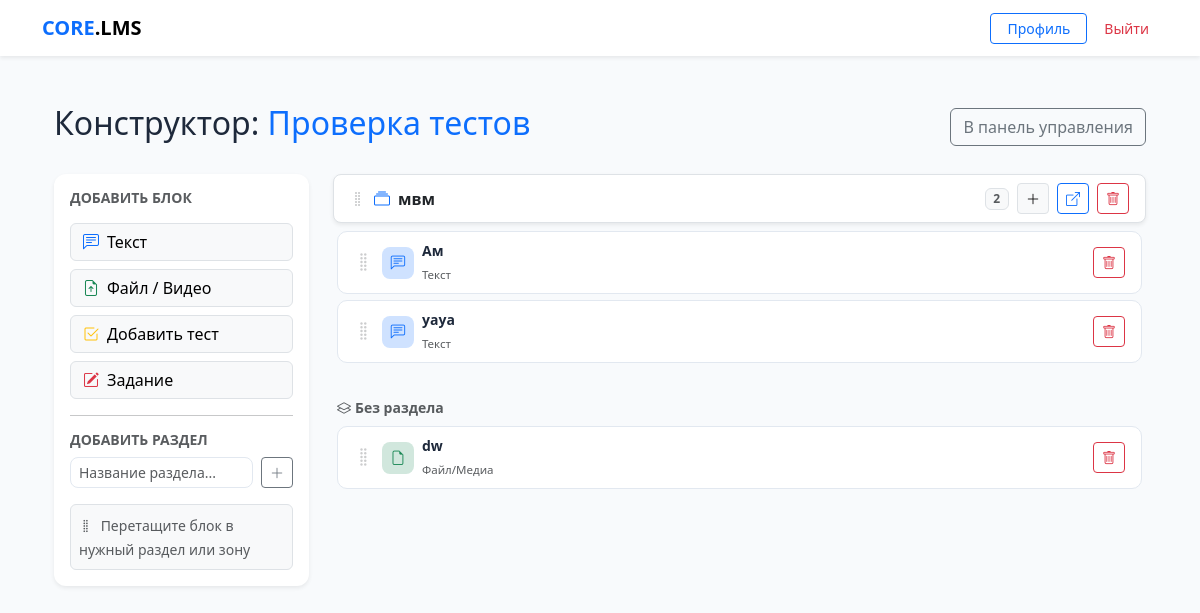
The page /course/builder/3/ (signed in) on the database as committed earlier.
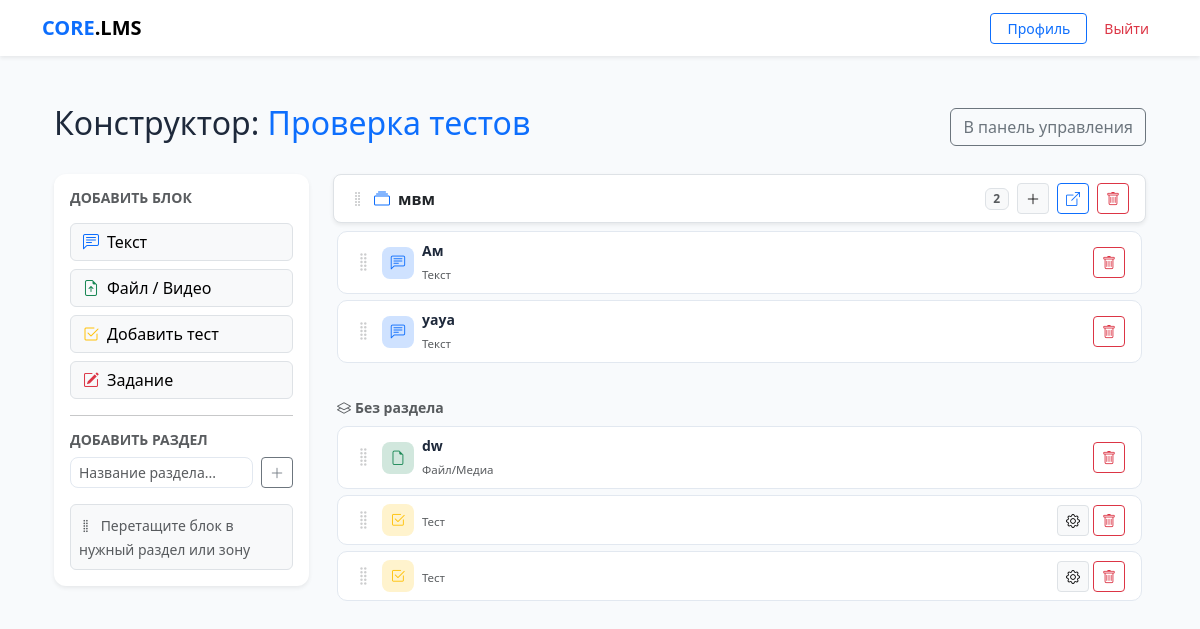
The same page on the database as committed later.
### core/models.py (models this page shows, shortened)
class Section(models.Model):
    course = models.ForeignKey(Course, on_delete=models.CASCADE, related_name='sections')
    title = models.CharField(max_length=255)
    order = models.PositiveIntegerField(default=0)
    class Meta:
        ordering = ['order', 'id']

class ContentBlock(models.Model):
    BLOCK_TYPES = (
        ('text', 'Текст'),
        ('file', 'Файл/Медиа'),
        ('quiz', 'Тест'),
        ('assignment', 'Задание'),
    )
    course = models.ForeignKey(Course, on_delete=models.CASCADE, related_name='blocks')
    section = models.ForeignKey('Section', on_delete=models.SET_NULL,
                                null=True, blank=True, related_name='blocks')
    title = models.CharField(max_length=255)
    block_type = models.CharField(max_length=20, choices=BLOCK_TYPES)
    content_text = models.TextField(blank=True, null=True)
    content_file = models.FileField(upload_to='course_contents/', blank=True, null=True)
    content_quiz = models.ForeignKey(Quiz, on_delete=models.SET_NULL, blank=True, null=True,
                                     related_name='blocks')
    order = models.PositiveIntegerField(default=0)

### core/views.py (the view)
# urls.py: path('course/builder/<int:course_id>/', views.course_builder, name='course_builder'),
@login_required
@user_passes_test(is_teacher)
def course_builder(request, course_id):
    course = get_object_or_404(Course, id=course_id, author=request.user)
    sections = course.sections.prefetch_related('blocks').all()
    loose_blocks = course.blocks.filter(section=None).order_by('order')
    quizzes = Quiz.objects.filter(course=course)
    return render(request, 'core/course_builder.html', {
        'course': course,
        'sections': sections,
        'loose_blocks': loose_blocks,
        'quizzes': quizzes,
        'form': ContentBlockForm(),
        'section_form': SectionForm(),
    })

### core/forms.py
class ContentBlockForm(forms.ModelForm):
    class Meta:
        model = ContentBlock
        fields = ['title', 'block_type', 'content_text', 'content_file', 'content_quiz']
        widgets = {
            'title':        forms.TextInput(attrs={'class': 'form-control'}),
            'block_type':   forms.Select(attrs={'class': 'form-select'}),
            'content_text': forms.Textarea(attrs={'class': 'form-control'}),
            'content_file': forms.FileInput(attrs={'class': 'form-control'}),
            'content_quiz': forms.Select(attrs={'class': 'form-select'}),
        }

class SectionForm(forms.ModelForm):
    class Meta:
        model = Section
        fields = ['title']
        widgets = {
            'title': forms.TextInput(attrs={
                'class': 'form-control',
                'placeholder': 'Название урока...',
            }),
        }

### core/views.py (called while the page is built)
def is_teacher(user):
    return user.is_authenticated and user.role == 'teacher'

### core/templates/core/course_builder.html (shortened to what the changed rows need)
{% extends "core/base.html" %}
{% block content %}
<div class="container py-4">
    <div class="d-flex justify-content-between align-items-center mb-4">
        <h2>Конструктор: <span class="text-primary">{{ course.title }}</span></h2>
    </div>
    <div class="row g-4">
        <div class="col-md-9">
            <div id="sectionsList">
            {% for section in sections %}
            <div class="section-wrap mb-4" data-section-id="{{ section.id }}">
                <div class="section-header d-flex align-items-center gap-2 px-3 py-2 rounded-3 bg-white border shadow-sm mb-1">
                    <i class="bi bi-grip-vertical text-muted section-drag-handle" style="cursor:grab;"></i>
                    <i class="bi bi-collection text-primary"></i>
                    <a href="{% url 'edit_section' section.id %}"
                       class="fw-bold flex-grow-1 text-decoration-none text-dark">
                        {{ section.title }}
                    </a>
                    <span class="badge bg-light text-muted border">{{ section.blocks.count }}</span>
                    <button onclick="openModalInSection('text', {{ section.id }})"
                            class="btn btn-sm btn-light border" title="Добавить блок">
                        <i class="bi bi-plus-lg"></i>
                    </button>
                    <a href="{% url 'edit_section' section.id %}"
                       class="btn btn-sm btn-outline-primary" title="Открыть раздел">
                        <i class="bi bi-box-arrow-up-right"></i>
                    </a>
                    <form action="{% url 'delete_section' section.id %}" method="post"
                          onsubmit="return confirm('Удалить раздел? Блоки останутся.')">
                        <button type="submit" class="btn btn-sm btn-outline-danger">
                            <i class="bi bi-trash"></i>
                        </button>
                    </form>
                </div>
                <div class="drop-zone section-drop"
                     data-section-id="{{ section.id }}"
                     data-section-name="{{ section.title }}">
                    {% for block in section.blocks.all %}
                    <div class="block-card" data-block-id="{{ block.id }}" draggable="true">
                        {% include "core/block_card_inner.html" %}
                    </div>
                    {% empty %}
                    <div class="drop-hint">
                        <i class="bi bi-arrow-down-circle me-1"></i>Перетащите блок сюда
                    </div>
                    {% endfor %}
                </div>
            </div>
            {% endfor %}
            </div>
            <div class="mb-2">
                <div class="drop-zone free-drop" data-section-id="" id="freeBlocks">
                    {% for block in loose_blocks %}
                    <div class="block-card" data-block-id="{{ block.id }}" draggable="true">
                        {% include "core/block_card_inner.html" %}
                    </div>
                    {% endfor %}
                </div>
            </div>
        </div>
    </div>
</div>
{% endblock %}

### core/templates/core/block_card_inner.html (shortened to what this page needs)
<div class="d-flex align-items-center gap-2 px-3 py-2">
    <div class="drag-handle text-muted flex-shrink-0">
        <i class="bi bi-grip-vertical fs-5"></i>
    </div>
    <div class="type-badge flex-shrink-0
        {% if block.block_type == 'text' %}bg-primary-subtle
        {% elif block.block_type == 'file' %}bg-success-subtle
        {% elif block.block_type == 'quiz' %}bg-warning-subtle
        {% elif block.block_type == 'assignment' %}bg-danger-subtle{% endif %}">
        {% if block.block_type == 'text' %}<i class="bi bi-chat-left-text text-primary"></i>
        {% elif block.block_type == 'file' %}<i class="bi bi-file-earmark text-success"></i>
        {% elif block.block_type == 'quiz' %}<i class="bi bi-check2-square text-warning"></i>
        {% elif block.block_type == 'assignment' %}<i class="bi bi-pencil-square text-danger"></i>
        {% endif %}
    </div>
    <div class="flex-grow-1 min-w-0">
        <div class="fw-semibold text-truncate" style="font-size:.875rem;">{{ block.title }}</div>
        <small class="text-muted" style="font-size:.72rem;">{{ block.get_block_type_display }}</small>
    </div>
    <div class="d-flex gap-1 flex-shrink-0">
        {% if block.block_type == 'quiz' and block.content_quiz %}
            <a href="{% url 'manage_questions' block.content_quiz.id %}"
               class="btn btn-sm btn-light border py-1 px-2" title="Вопросы">
                <i class="bi bi-gear"></i>
            </a>
        {% endif %}
        <form action="{% url 'delete_block' block.id %}" method="post"
              onsubmit="return confirm('Удалить «{{ block.title }}»?')">
            <button type="submit" class="btn btn-sm btn-outline-danger py-1 px-2">
                <i class="bi bi-trash"></i>
            </button>
        </form>
    </div>
</div>

Rows that differ between the two databases and show on the page:
added ContentBlock: block_type "Тест"
added ContentBlock: block_type "Тест"
